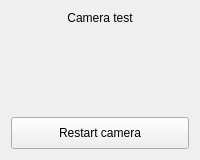
       <widget class="QWidget" name="cameraPage">
        <layout class="QVBoxLayout" name="verticalLayout_24">
         <item>
          <widget class="QLabel" name="label_30">
           <property name="text">
            <string>Camera test</string>
           </property>
           <property name="alignment">
            <set>Qt::AlignCenter</set>
           </property>
          </widget>
         </item>
         <item>
          <spacer name="verticalSpacer_12">
           <property name="orientation">
            <enum>Qt::Vertical</enum>
           </property>
           <property name="sizeHint" stdset="0">
            <size>
             <width>20</width>
             <height>40</height>
            </size>
           </property>
          </spacer>
         </item>
         <item>
          <widget class="CameraPage" name="cameraWidget" native="true">
           <property name="sizePolicy">
            <sizepolicy hsizetype="Preferred" vsizetype="Expanding">
             <horstretch>0</horstretch>
             <verstretch>0</verstretch>
            </sizepolicy>
           </property>
          </widget>
         </item>
         <item>
          <spacer name="verticalSpacer_10">
           <property name="orientation">
            <enum>Qt::Vertical</enum>
           </property>
           <property name="sizeHint" stdset="0">
            <size>
             <width>20</width>
             <height>40</height>
            </size>
           </property>
          </spacer>
         </item>
         <item>
          <widget class="QPushButton" name="restartCameraButton">
           <property name="minimumSize">
            <size>
             <width>0</width>
             <height>32</height>
            </size>
           </property>
           <property name="focusPolicy">
            <enum>Qt::NoFocus</enum>
           </property>
           <property name="text">
            <string>Restart camera</string>
           </property>
          </widget>
         </item>
        </layout>
       </widget>
